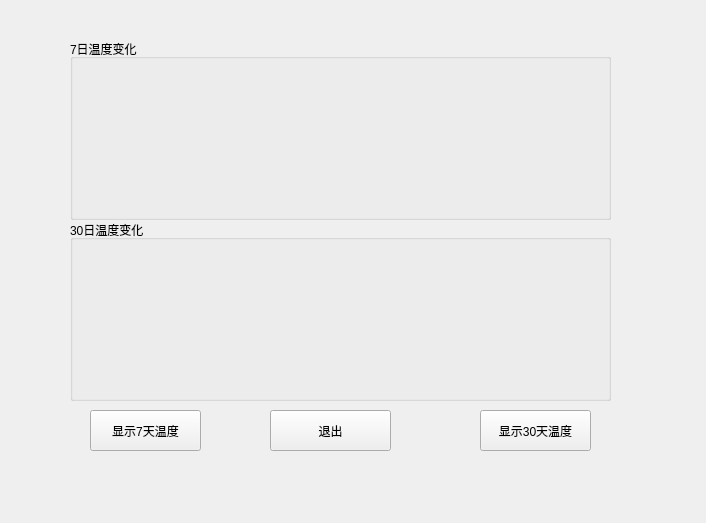
<?xml version="1.0" encoding="UTF-8"?>
<ui version="4.0">
 <class>Form</class>
 <widget class="QWidget" name="Form">
  <property name="geometry">
   <rect>
    <x>0</x>
    <y>0</y>
    <width>706</width>
    <height>523</height>
   </rect>
  </property>
  <property name="windowTitle">
   <string>温度变化情况</string>
  </property>
  <widget class="QGroupBox" name="groupBox">
   <property name="geometry">
    <rect>
     <x>70</x>
     <y>39</y>
     <width>541</width>
     <height>181</height>
    </rect>
   </property>
   <property name="title">
    <string>7日温度变化</string>
   </property>
  </widget>
  <widget class="QGroupBox" name="groupBox_2">
   <property name="geometry">
    <rect>
     <x>70</x>
     <y>220</y>
     <width>541</width>
     <height>181</height>
    </rect>
   </property>
   <property name="title">
    <string>30日温度变化</string>
   </property>
  </widget>
  <widget class="QPushButton" name="pushButton">
   <property name="geometry">
    <rect>
     <x>90</x>
     <y>410</y>
     <width>111</width>
     <height>41</height>
    </rect>
   </property>
   <property name="text">
    <string>显示7天温度</string>
   </property>
  </widget>
  <widget class="QPushButton" name="pushButton_2">
   <property name="geometry">
    <rect>
     <x>480</x>
     <y>410</y>
     <width>111</width>
     <height>41</height>
    </rect>
   </property>
   <property name="text">
    <string>显示30天温度</string>
   </property>
  </widget>
  <widget class="QPushButton" name="pushButton_3">
   <property name="geometry">
    <rect>
     <x>270</x>
     <y>410</y>
     <width>121</width>
     <height>41</height>
    </rect>
   </property>
   <property name="text">
    <string>退出</string>
   </property>
  </widget>
 </widget>
 <resources/>
 <connections/>
</ui>
